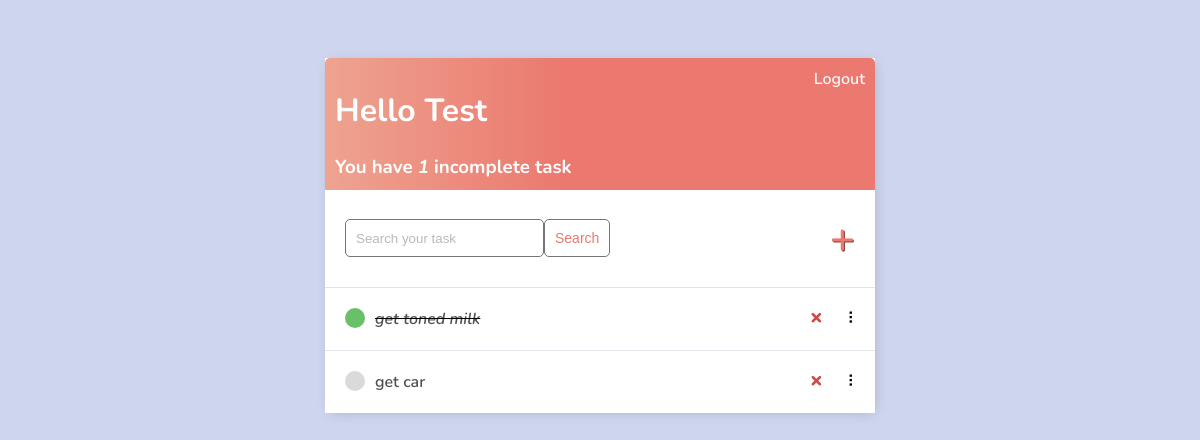
Before: / (signed in) with the older database file.
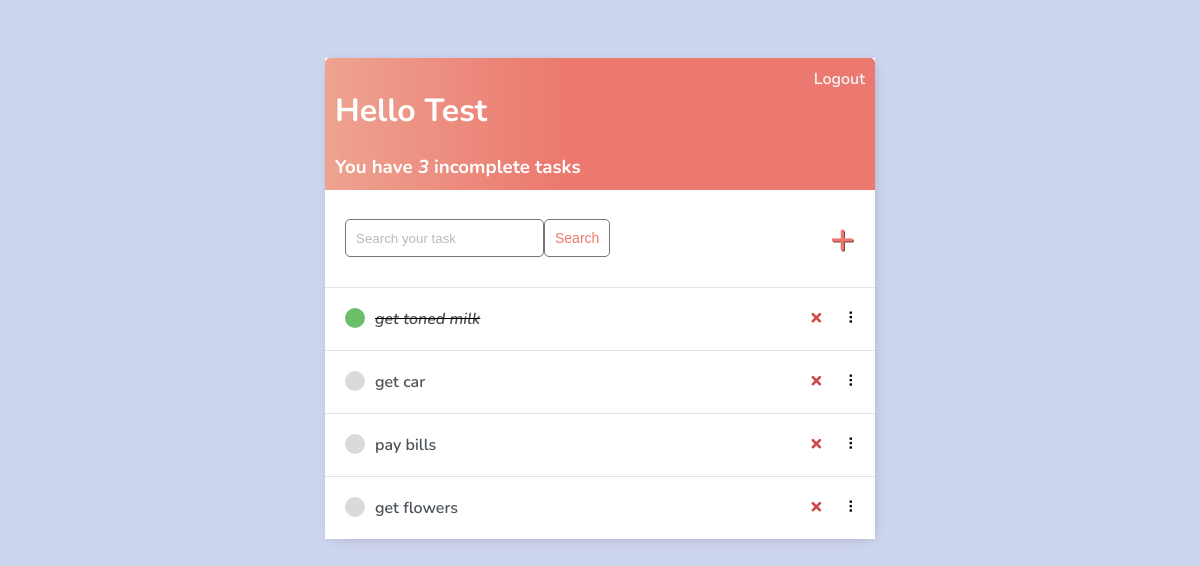
After: the same page with the newer database file.
### base/models.py (models this page shows)
class Task(models.Model):
    user = models.ForeignKey(User, on_delete=models.CASCADE, null=True, blank=True)
    title = models.CharField(max_length=200)
    description = models.TextField(null=True, blank=True)
    complete =  models.BooleanField(default=False)
    create = models.DateTimeField(auto_now_add=True)

### base/views.py (the view)
# urls.py: path('', TaskList.as_view(), name='tasks'),
class TaskList(ListView):
    model = Task
    context_object_name = 'tasks'
    def get_context_data(self, **kwargs):
        context = super().get_context_data(**kwargs)
        context['tasks'] = context['tasks'].filter(user=self.request.user)
        context['count'] = context['tasks'].filter(complete=False).count()
        search_input = self.request.GET.get('search-area') or ''
        if search_input:
            context['tasks'] = context['tasks'].filter(title__startswith=search_input)
        context['search_input'] = search_input
        return context

### base/templates/base/task_list.html (shortened to what this page needs)
{% extends 'base/main.html' %} {% block content %}
<div class="header-bar">
    <div>
        <h1>Hello {{request.user|title}}</h1>
        <h3 style="margin:0">You have <i>{{count}}</i> incomplete task{{ count|pluralize:"s" }}</h3>
    </div>
    {% if request.user.is_authenticated %}
    <a href="{% url 'logout' %}">Logout</a> {% else %}
    <a href="{% url 'login' %}">Login</a> {% endif %}
</div>
<div id="search-add-wrapper">
    <form method="GET" style="display: flex;">
        <input type='text' name='search-area' placeholder="Search your task" value="{{search_input}}">
        <input class="button" type="submit" value='Search'>
    </form>
    {% if tasks|length > 0 %}
    <a id="add-link" href="{% url 'task-create' %}">&#x2b;</a>
    {% endif %}
</div>
<div id="tasklist" class="task-items-wrapper">
    {% for task in tasks %}
    <div class="task-wrapper" data-position="{{task.pk}}">
        <div class="task-title">
            {% if task.complete %}
            <div class="task-complete-icon"></div>
            <i><s><a href="{% url 'task-update' task.id %}">{{task.title}}</a></s></i> {% else %}
            <div class="task-incomplete-icon"></div>
            <a href="{% url 'task-update' task.id %}">{{task.title}}</a> {% endif %}
        </div>
        <div class="task-controls">
            <a class="delete-link" href="{% url 'task-delete' task.id %}">&#215;</a>
            <span class="handle">&nbsp;&#10247;</span>
        </div>
    </div>
    {% empty %}
    <div style="text-align: center; padding-bottom: 10px; line-height: 1em;">
        <h3>No new tasks are created.</h3>
        <h3>Create a <a style="text-decoration: none; color: #e53935;" href="{% url 'task-create' %}">New task</a> ! </h3>
    </div>
    {% endfor %}
</div>
{% endblock content %}

### base/templates/base/main.html (shortened to what this page needs)
<!DOCTYPE html>
<html lang="en">
<head>
</head>
<body>
    <div class="container">
        {% block content %}
        {% endblock content %}
    </div>
</body>
</html>

### base/templates/base/main.html (style rules this page uses)
body { background-color: #ced5ee; font-family: 'Nunito', sans-serif; padding-top: 50px; }
h1, h2, h3, h4, h5, h6, { font-family: 'Raleway', sans-serif; }
a, p { color: #4b5156 }
a { font-weight: 600; }
.container { max-width: 550px; margin: auto; background-color: #fff; -webkit-box-shadow: 2px 2px 13px -4px rgba(0, 0, 0, 0.21); box-shadow: 2px 2px 13px -4px rgba(0, 0, 0, 0.21); }
input { outline: none; border: none; }
.header-bar { display: flex; justify-content: space-between; color: #fff; padding: 10px; border-radius: 5px 5px 0 0; background: linear-gradient(90deg, #EEA390 0%, #EB796F 43%, #EB796F 100%); }
.header-bar a { color: rgb(247, 247, 247); text-decoration: none; }
.task-wrapper { display: flex; align-items: center; justify-content: space-between; background-color: #fff; border-top: 1px solid #dfe4ea; overflow: hidden; }
.task-title { display: flex; padding: 20px; }
.task-title a { text-decoration: none; color: #4b5156; margin-left: 10px; }
.task-complete-icon { height: 20px; width: 20px; background-color: rgb(105, 192, 105); border-radius: 50%; }
.task-incomplete-icon { height: 20px; width: 20px; background-color: rgb(218, 218, 218); border-radius: 50%; }
.delete-link { text-decoration: none; font-weight: 900; color: #cf4949; font-size: 22px; line-height: 0; padding: 20px 0px; }
.handle { display: inline-block; padding: 20px 16px; cursor: grab; user-select: none; }
.handle:after, .handle:before { display: block; content: ""; }
#add-link { color: #EB796F; text-decoration: none; font-size: 42px; text-shadow: 1px 1px #81413b; }
#search-add-wrapper { display: flex; justify-content: space-between; align-items: center; padding: 20px; }
input[type=text], input[type=password], textarea { border: 1px solid #757575; border-radius: 5px; padding: 10px; width: 90%; }
::placeholder { font-weight: 300; opacity: 0.5; }
.button { border: 1px solid #757575; background-color: #FFF; color: #EB796F; padding: 10px; font-size: 14px; border-radius: 5px; cursor: pointer; text-decoration: none; }

Changed rows visible on the page:
added Task: title "pay bills"
added Task: title "get flowers"
Other visible differences:
{{ count }}: "1" → "3"
